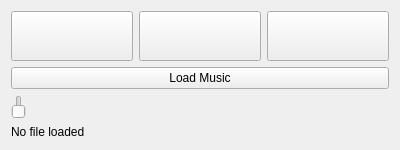
<?xml version="1.0" encoding="UTF-8"?>
<ui version="4.0">
 <class>MusicPlayer</class>
 <widget class="QWidget" name="MusicPlayer">
  <property name="geometry">
   <rect>
    <x>0</x>
    <y>0</y>
    <width>400</width>
    <height>150</height>
   </rect>
  </property>
  <property name="windowTitle">
   <string>PyQt5 Music Player</string>
  </property>
  <layout class="QVBoxLayout" name="verticalLayout">
   
   <!-- Horizontal row of buttons -->
   <item>
    <layout class="QHBoxLayout" name="buttonLayout">
     <item>
      <widget class="QPushButton" name="btnPlay">
       <property name="minimumSize">
        <size>
         <width>50</width>
         <height>50</height>
        </size>
       </property>
      </widget>
     </item>
     <item>
      <widget class="QPushButton" name="btnPause">
       <property name="minimumSize">
        <size>
         <width>50</width>
         <height>50</height>
        </size>
       </property>
      </widget>
     </item>
     <item>
      <widget class="QPushButton" name="btnStop">
       <property name="minimumSize">
        <size>
         <width>50</width>
         <height>50</height>
        </size>
       </property>
      </widget>
     </item>
    </layout>
   </item>

   <!-- Load button -->
   <item>
    <widget class="QPushButton" name="btnLoad">
     <property name="text">
      <string>Load Music</string>
     </property>
    </widget>
   </item>

   <!-- Slider -->
   <item>
    <widget class="QSlider" name="slider" orientation="Horizontal"/>
   </item>

   <!-- Label -->
   <item>
    <widget class="QLabel" name="label">
     <property name="text">
      <string>No file loaded</string>
     </property>
    </widget>
   </item>
   
  </layout>
 </widget>
 <resources/>
 <connections/>
</ui>
